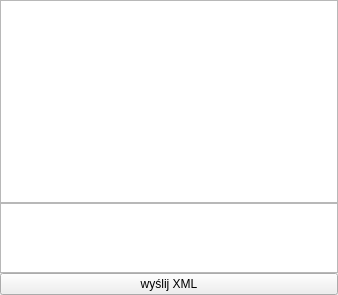
<ui version="4.0" >
 <class>debugWindow</class>
 <widget class="QWidget" name="debugWindow" >
  <property name="geometry" >
   <rect>
    <x>0</x>
    <y>0</y>
    <width>338</width>
    <height>295</height>
   </rect>
  </property>
  <property name="windowTitle" >
   <string>XML</string>
  </property>
  <layout class="QGridLayout" name="gridLayout" >
   <property name="margin" >
    <number>0</number>
   </property>
   <property name="spacing" >
    <number>0</number>
   </property>
   <item row="0" column="0" >
    <widget class="QTextEdit" name="debug_console" >
     <property name="sizePolicy" >
      <sizepolicy vsizetype="Expanding" hsizetype="Expanding" >
       <horstretch>0</horstretch>
       <verstretch>4</verstretch>
      </sizepolicy>
     </property>
     <property name="styleSheet" >
      <string notr="true" >div.parsed
{
	font-weight: bold;
	color: #00f;
}
div.sent
{
	font-weight: bold;
	color: #0e0;
}
div.unparsed
{
	font-weight:bold;
	color: #d00;
}</string>
     </property>
     <property name="html" >
      <string>&lt;!DOCTYPE HTML PUBLIC "-//W3C//DTD HTML 4.0//EN" "http://www.w3.org/TR/REC-html40/strict.dtd">
&lt;html>&lt;head>&lt;meta name="qrichtext" content="1" />&lt;style type="text/css">
p, li { white-space: pre-wrap; }
&lt;/style>&lt;/head>&lt;body style=" font-family:'DejaVu Sans'; font-size:9pt; font-weight:400; font-style:normal;">
&lt;p style="-qt-paragraph-type:empty; margin-top:0px; margin-bottom:0px; margin-left:0px; margin-right:0px; -qt-block-indent:0; text-indent:0px;">&lt;/p>&lt;/body>&lt;/html></string>
     </property>
     <property name="textInteractionFlags" >
      <set>Qt::TextSelectableByKeyboard|Qt::TextSelectableByMouse</set>
     </property>
    </widget>
   </item>
   <item row="1" column="0" >
    <widget class="QPlainTextEdit" name="textInput" >
     <property name="sizePolicy" >
      <sizepolicy vsizetype="Expanding" hsizetype="Expanding" >
       <horstretch>0</horstretch>
       <verstretch>1</verstretch>
      </sizepolicy>
     </property>
    </widget>
   </item>
   <item row="2" column="0" >
    <widget class="QPushButton" name="ps_sendXML" >
     <property name="text" >
      <string>wyślij XML</string>
     </property>
    </widget>
   </item>
  </layout>
 </widget>
 <resources/>
 <connections/>
</ui>
